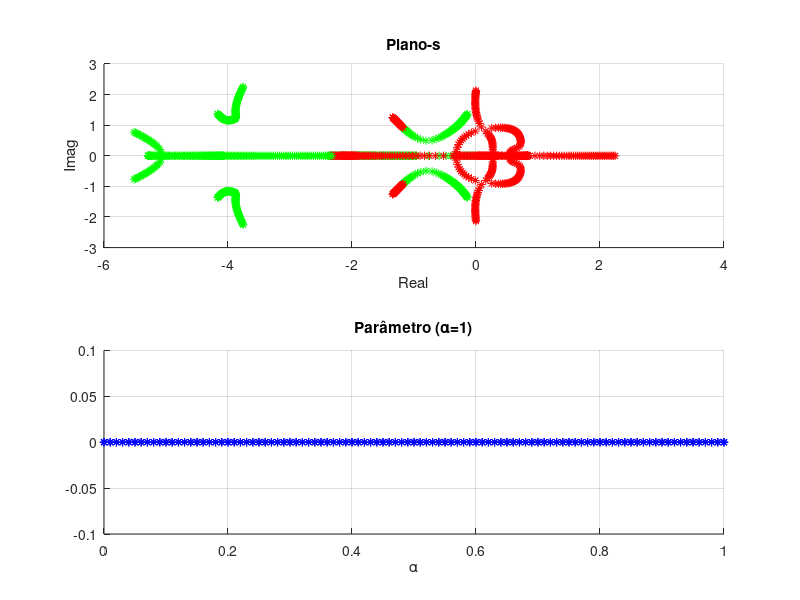

The MATLAB script that drew this image:
clear all
clc

%% forca bruta
n=4; %numero de estados
N=3; %numero de sistemas
for j=1:N
    close all
    disp(['sistema=' num2str(j)])
    %vertices
    if (j==N)
        %sorteia um sisitema possivelmente estável
        A1=randn(n)-5*eye(n);
        A2=randn(n)-5*eye(n);
    else
        %sorteia sistemas possivelmente instáveis
        A1=randn(n)-eye(n);
        A2=randn(n)-eye(n);
    end
    
    %% grid
    figure(1)
    subplot(2,1,1)
    grid on
    hold on
    xlabel('Real')
    ylabel('Imag')
    title('Plano-s')
    subplot(2,1,2)
    grid on
    hold on
    xlabel('\alpha')
    axis([0 1 -0.1 0.1])
    for a=0:0.01:1
        A=a*A1+(1-a)*A2;
        p=eig(A);
        subplot(2,1,1)
        if (max(real(p))<0)
            plot(real(p),imag(p),'*g')
        else
            plot(real(p),imag(p),'*r')
        end
        
        subplot(2,1,2)
        title(['Parâmetro (\alpha=' num2str(a) ')'])
        plot(a,0,'*b')
        if (a==0 && j==1)
            pause
        else
            pause(0.01)
        end
    end
    if (j<N) 
        pause
    end
end
